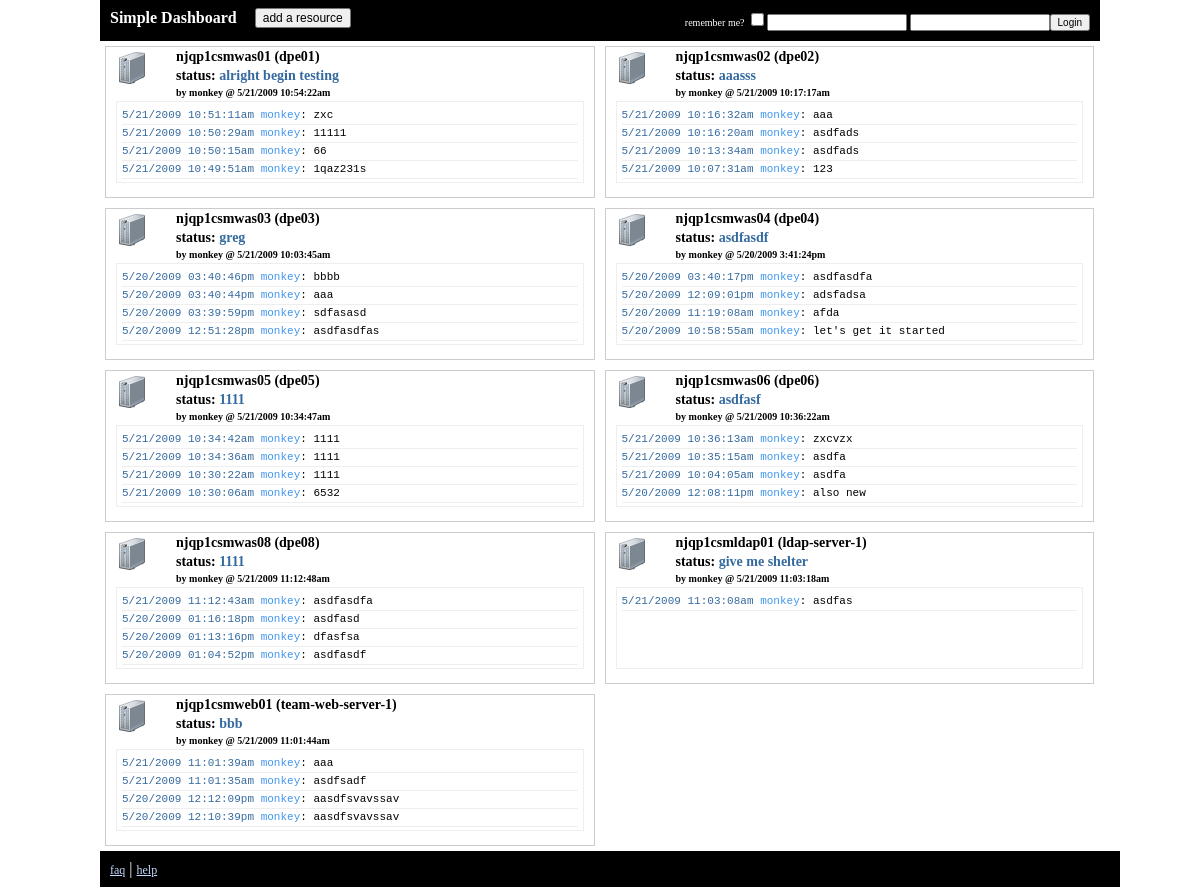
The page / on the database its author committed.
### tables this page shows
CREATE TABLE IF NOT EXISTS `resource` (
  `id` varchar(20) NOT NULL,
  `name` varchar(50) NOT NULL,
  `desc` varchar(255) NOT NULL,
  `type` varchar(20) NOT NULL,
  `state` varchar(20) NOT NULL,
  PRIMARY KEY  (`id`)
);

CREATE TABLE IF NOT EXISTS `status` (
  `resource_id` varchar(20) NOT NULL,
  `user_id` varchar(20) NOT NULL,
  `posted` datetime NOT NULL,
  `message` varchar(150) NOT NULL
);

### mysql_resultset.php (called while the page is built, shortened)
<?php
class mysql_resultset
{
  var $results, $map;
  function mysql_resultset($results)
  {
    $this->results = $results;
    $this->map = array();
    $index = 0;
    while ($column = mysql_fetch_field($results))
    {
      $this->map[$index++] = array($column->table, $column->name);
    }
  }
  function fetch()
  {
    if ($row = mysql_fetch_row($this->results))
    {
      $drow = array();
      foreach ($row as $index => $field)
      {
        list($table, $column) = $this->map[$index];
        $drow[$table][$column] = $row[$index];
      }
      return $drow;
    }
    else
    return false;
  }
}
?>

### index.php (the view, shortened to what this page needs)
<?php
  require "mysql_resultset.php";
?>
<!DOCTYPE html PUBLIC "-//W3C//DTD XHTML 1.0 Strict//EN"
   "http://www.w3.org/TR/xhtml1/DTD/xhtml1-strict.dtd">
<html xmlns="http://www.w3.org/1999/xhtml" lang="en" xml:lang="en">
<head>
  <link rel="stylesheet" type="text/css" href="reset.css" />
  <link rel="stylesheet" type="text/css" href="stylesheet.css" />
</head>
<body>
<div id="page">
	<div id="header">
		<div style="float:left;">
			<h1><a href="index.php">Simple Dashboard</a></h1>
		</div>
		<div style="float:left; padding: 8px;">
			<button style="font-size: 12px;">add a resource</button>
		</div>
		<div id="loginForm">
			remember me? <input type="checkbox" name="remember" /><input type="text" name="username" /> <input type="password" name="password" /><button>Login</button>
		</div>
	</div>
	<div id="content">
<?php
$sqlGetResources = 'SELECT * FROM resource r';
$rsGetResources = new mysql_resultset(mysql_query($sqlGetResources));
while ($row = $rsGetResources->fetch()) {
  $sqlGetStatuses = 'SELECT * FROM status s WHERE resource_id = "'.$row["r"]["id"].'" ORDER BY posted desc LIMIT 0, 6';
  $rsGetStatuses = new mysql_resultset(mysql_query($sqlGetStatuses));
  $statuses = array();
  $i = 0;
  while ($rowStatus = $rsGetStatuses->fetch()) {
      $statuses[$i]["msg"] = $rowStatus["s"]["message"];
      $statuses[$i]["user_id"] = $rowStatus["s"]["user_id"];
      $statuses[$i]["posted"] = $rowStatus["s"]["posted"];
      $i++;
  }
?>
		<div id="<?php echo $row["r"]["id"];?>" class="resource">
			<div class="resource-details">
				<div id="<?php echo $row["r"]["id"];?>-status" class="resource-status">
					<h2><?php echo $row["r"]["name"];?> (<?=$row["r"]["id"]?>)</h2>
					<h2>status: <span><?php echo $statuses[0]["msg"]; ?></span></h2>
				</div>
				<h3>by <span><?=$statuses[0]["user_id"]?> @ <?=date("n/d/Y g:i:sa", strtotime($statuses[0]["posted"]))?></span></h3>
			</div>
			<div id="<?php echo $row["r"]["id"];?>-log" class="resource-log">
<?php
$count = count($statuses);
for ($j = 1; $j < $count; $j++) { ?>
				<p><span class="datetime"><?=date("n/d/Y h:i:sa", strtotime($statuses[$j]["posted"]))?></span> <span class="userid"><?=$statuses[$j]["user_id"]?></span>: <?=htmlspecialchars($statuses[$j]["msg"])?></p>
<?php } ?>
			</div>
		</div>
<?php
}
?>
	</div>
	<div id="footer">
		<a href="#">faq</a> | <a href="#">help</a>
	</div>
</div>
</body>
</html>

### stylesheet.css (style rules this page uses)
body { background-color: #fff; font-family: "Trebuchet MS"; }
div#page { margin: 0px auto; width: 1000px; }
div#header { float:left;background-color: #000; -moz-border-radius-bottomleft: 6px; -moz-border-radius-bottomright: 6px; color: #fff; width: 100%; }
div#header h1 { padding: 10px; }
div#header h1 a { color:#fff; text-decoration:none; }
div#loginForm { float: right;font-size: 10px; padding: 10px; }
div#loginForm input { font-size: 10px; }
div#loginForm button { font-size: 10px; }
div#content { float:left; background-color: #fff; color: #000; width: 100%; }
div#footer { float:left; background-color: #000; color: #fff; padding: 10px; -moz-border-radius: 6px;width: 100%; }
div#footer a { color: #C3D9FF; font-size: 12px; }
div.resource { float: left; background: url(img/server.png) 10px 5px #fff no-repeat; border: 1px solid #ccc; margin: 5px; min-height: 150px; -moz-border-radius: 6px; width: 48.75%; }
div.resource h2 { font-size: 14px; margin-bottom: 5px; }
div.resource h3 { font-size: 10px; }
div.resource p { padding: 1px 5px 1px 0px; }
div.resource-details { padding: 3px 3px 3px 70px; }
div.resource-status h2 span { color: #356AA0; }
div.resource-log { border:1px solid #eee; height: 70px; overflow: auto; margin:0px 10px; padding: 5px; }
div.resource-log p { border-bottom: 1px solid #eee; font-family: monospace; font-size: 11px; padding: 3px 0px; }
div.resource-log p span.datetime { color: #356AA0; }
div.resource-log p span.userid { color: #4096EE; }

### rows shown on the page
resource: name "njqp1csmwas01", id "dpe01", status.message "alright begin testing", status.user_id "monkey", status.posted "5/21/2009 10:54:22am"
status: posted "5/21/2009 10:51:11am", user "monkey", message "zxc"
status: posted "5/21/2009 10:50:29am", user "monkey", message "11111"
status: posted "5/21/2009 10:50:15am", user "monkey", message "66"
status: posted "5/21/2009 10:49:51am", user "monkey", message "1qaz231s"
resource: name "njqp1csmwas02", id "dpe02", status.message "aaasss", status.user_id "monkey", status.posted "5/21/2009 10:17:17am"
status: posted "5/21/2009 10:16:32am", user "monkey", message "aaa"
status: posted "5/21/2009 10:16:20am", user "monkey", message "asdfads"
status: posted "5/21/2009 10:13:34am", user "monkey", message "asdfads"
status: posted "5/21/2009 10:07:31am", user "monkey", message "123"
resource: name "njqp1csmwas03", id "dpe03", status.message "greg", status.user_id "monkey", status.posted "5/21/2009 10:03:45am"
status: posted "5/20/2009 03:40:46pm", user "monkey", message "bbbb"
status: posted "5/20/2009 03:40:44pm", user "monkey", message "aaa"
status: posted "5/20/2009 03:39:59pm", user "monkey", message "sdfasasd"
status: posted "5/20/2009 12:51:28pm", user "monkey", message "asdfasdfas"
resource: name "njqp1csmwas04", id "dpe04", status.message "asdfasdf", status.user_id "monkey", status.posted "5/20/2009 3:41:24pm"
status: posted "5/20/2009 03:40:17pm", user "monkey", message "asdfasdfa"
status: posted "5/20/2009 12:09:01pm", user "monkey", message "adsfadsa"
status: posted "5/20/2009 11:19:08am", user "monkey", message "afda"
status: posted "5/20/2009 10:58:55am", user "monkey", message "let's get it started"
resource: name "njqp1csmwas05", id "dpe05", status.message "1111", status.user_id "monkey", status.posted "5/21/2009 10:34:47am"
status: posted "5/21/2009 10:34:42am", user "monkey", message "1111"
status: posted "5/21/2009 10:34:36am", user "monkey", message "1111"
status: posted "5/21/2009 10:30:22am", user "monkey", message "1111"
status: posted "5/21/2009 10:30:06am", user "monkey", message "6532"
resource: name "njqp1csmwas06", id "dpe06", status.message "asdfasf", status.user_id "monkey", status.posted "5/21/2009 10:36:22am"
status: posted "5/21/2009 10:36:13am", user "monkey", message "zxcvzx"
status: posted "5/21/2009 10:35:15am", user "monkey", message "asdfa"
status: posted "5/21/2009 10:04:05am", user "monkey", message "asdfa"
status: posted "5/20/2009 12:08:11pm", user "monkey", message "also new"
resource: name "njqp1csmwas08", id "dpe08", status.message "1111", status.user_id "monkey", status.posted "5/21/2009 11:12:48am"
status: posted "5/21/2009 11:12:43am", user "monkey", message "asdfasdfa"
status: posted "5/20/2009 01:16:18pm", user "monkey", message "asdfasd"
status: posted "5/20/2009 01:13:16pm", user "monkey", message "dfasfsa"
status: posted "5/20/2009 01:04:52pm", user "monkey", message "asdfasdf"
resource: name "njqp1csmldap01", id "ldap-server-1", status.message "give me shelter", status.user_id "monkey", status.posted "5/21/2009 11:03:18am"
status: posted "5/21/2009 11:03:08am", user "monkey", message "asdfas"
resource: name "njqp1csmweb01", id "team-web-server-1", status.message "bbb", status.user_id "monkey", status.posted "5/21/2009 11:01:44am"
status: posted "5/21/2009 11:01:39am", user "monkey", message "aaa"
status: posted "5/21/2009 11:01:35am", user "monkey", message "asdfsadf"
status: posted "5/20/2009 12:12:09pm", user "monkey", message "aasdfsvavssav"
status: posted "5/20/2009 12:10:39pm", user "monkey", message "aasdfsvavssav"
